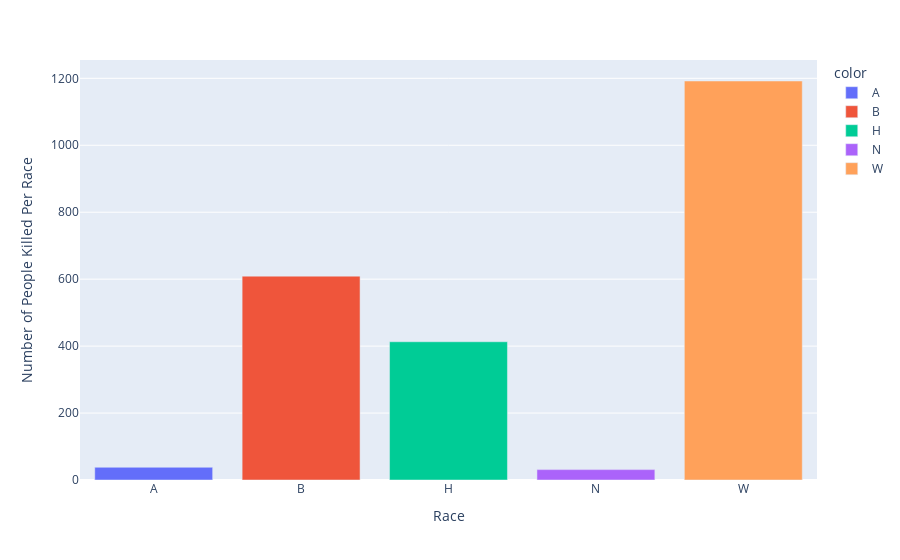

The notebook cell this image was saved under:
### Code cell
fig = px.bar(x=age_race_df['race'], y=age_race_df['id'], 
							hover_name=age_race_df['race'], color=age_race_df['race'],
							color_continuous_scale='Agsunset')
fig.update_layout(xaxis_title='Race', yaxis_title='Number of People Killed Per Race', 
									coloraxis_showscale=False)
fig.update_traces(hovertemplate='Race: %{x} <br>Nr of People Killed: %{y}')
fig.show()

### Figure 1 — Plotly figure (JSON) as saved in the notebook; plotly's stock layout.template omitted (floating-point values rounded to 4 significant figures)
{"data": [{"alignmentgroup": "True", "hovertemplate": "Race: %{x} <br>Nr of People Killed: %{y}", "hovertext": ["A"], "legendgroup": "A", "marker": {"color": "#636efa", "pattern": {"shape": ""}}, "name": "A", "offsetgroup": "A", "orientation": "v", "showlegend": true, "textposition": "auto", "type": "bar", "x": ["A"], "xaxis": "x", "y": [38], "yaxis": "y"}, {"alignmentgroup": "True", "hovertemplate": "Race: %{x} <br>Nr of People Killed: %{y}", "hovertext": ["B"], "legendgroup": "B", "marker": {"color": "#EF553B", "pattern": {"shape": ""}}, "name": "B", "offsetgroup": "B", "orientation": "v", "showlegend": true, "textposition": "auto", "type": "bar", "x": ["B"], "xaxis": "x", "y": [609], "yaxis": "y"}, {"alignmentgroup": "True", "hovertemplate": "Race: %{x} <br>Nr of People Killed: %{y}", "hovertext": ["H"], "legendgroup": "H", "marker": {"color": "#00cc96", "pattern": {"shape": ""}}, "name": "H", "offsetgroup": "H", "orientation": "v", "showlegend": true, "textposition": "auto", "type": "bar", "x": ["H"], "xaxis": "x", "y": [413], "yaxis": "y"}, {"alignmentgroup": "True", "hovertemplate": "Race: %{x} <br>Nr of People Killed: %{y}", "hovertext": ["N"], "legendgroup": "N", "marker": {"color": "#ab63fa", "pattern": {"shape": ""}}, "name": "N", "offsetgroup": "N", "orientation": "v", "showlegend": true, "textposition": "auto", "type": "bar", "x": ["N"], "xaxis": "x", "y": [31], "yaxis": "y"}, {"alignmentgroup": "True", "hovertemplate": "Race: %{x} <br>Nr of People Killed: %{y}", "hovertext": ["W"], "legendgroup": "W", "marker": {"color": "#FFA15A", "pattern": {"shape": ""}}, "name": "W", "offsetgroup": "W", "orientation": "v", "showlegend": true, "textposition": "auto", "type": "bar", "x": ["W"], "xaxis": "x", "y": [1192], "yaxis": "y"}], "layout": {"autosize": true, "barmode": "relative", "coloraxis": {"showscale": false}, "legend": {"title": {"text": "color"}, "tracegroupgap": 0}, "margin": {"t": 60}, "xaxis": {"anchor": "y", "autorange": true, "domain": [0, 1], "range": [-0.5, 4.5], "title": {"text": "Race"}, "type": "category"}, "yaxis": {"anchor": "x", "autorange": true, "domain": [0, 1], "range": [0, 1255.0], "title": {"text": "Number of People Killed Per Race"}, "type": "linear"}}}
